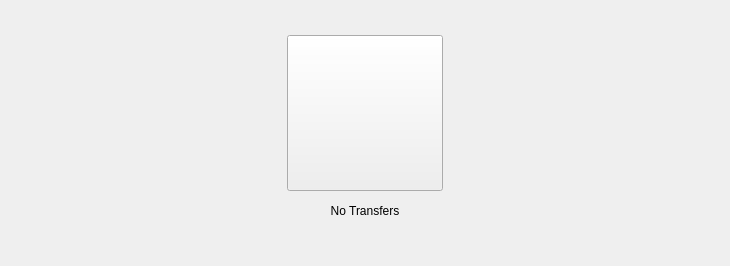
     <widget class="QWidget" name="pNoTransfers">
      <property name="minimumSize">
       <size>
        <width>0</width>
        <height>0</height>
       </size>
      </property>
      <property name="maximumSize">
       <size>
        <width>16777215</width>
        <height>16777215</height>
       </size>
      </property>
      <layout class="QVBoxLayout" name="verticalLayout_6">
       <property name="spacing">
        <number>0</number>
       </property>
       <property name="leftMargin">
        <number>0</number>
       </property>
       <property name="topMargin">
        <number>35</number>
       </property>
       <property name="rightMargin">
        <number>0</number>
       </property>
       <property name="bottomMargin">
        <number>35</number>
       </property>
       <item>
        <widget class="QWidget" name="widget_5" native="true">
         <layout class="QHBoxLayout" name="horizontalLayout_11">
          <property name="leftMargin">
           <number>0</number>
          </property>
          <property name="topMargin">
           <number>0</number>
          </property>
          <property name="rightMargin">
           <number>0</number>
          </property>
          <property name="bottomMargin">
           <number>0</number>
          </property>
          <item>
           <spacer name="horizontalSpacer_13">
            <property name="orientation">
             <enum>Qt::Horizontal</enum>
            </property>
            <property name="sizeHint" stdset="0">
             <size>
              <width>287</width>
              <height>20</height>
             </size>
            </property>
           </spacer>
          </item>
          <item>
           <widget class="QPushButton" name="bNoTransfers">
            <property name="minimumSize">
             <size>
              <width>156</width>
              <height>156</height>
             </size>
            </property>
            <property name="maximumSize">
             <size>
              <width>156</width>
              <height>156</height>
             </size>
            </property>
            <property name="text">
             <string/>
            </property>
            <property name="icon">
             <iconset resource="../Resources_macx.qrc">
              <normaloff>:/images/no_transfers.png</normaloff>:/images/no_transfers.png</iconset>
            </property>
            <property name="iconSize">
             <size>
              <width>156</width>
              <height>156</height>
             </size>
            </property>
           </widget>
          </item>
          <item>
           <spacer name="horizontalSpacer_14">
            <property name="orientation">
             <enum>Qt::Horizontal</enum>
            </property>
            <property name="sizeHint" stdset="0">
             <size>
              <width>287</width>
              <height>20</height>
             </size>
            </property>
           </spacer>
          </item>
         </layout>
        </widget>
       </item>
       <item>
        <widget class="QLabel" name="lNoTransfers">
         <property name="minimumSize">
          <size>
           <width>0</width>
           <height>40</height>
          </size>
         </property>
         <property name="maximumSize">
          <size>
           <width>16777215</width>
           <height>40</height>
          </size>
         </property>
         <property name="text">
          <string>No Transfers</string>
         </property>
         <property name="alignment">
          <set>Qt::AlignCenter</set>
         </property>
         <property name="margin">
          <number>0</number>
         </property>
        </widget>
       </item>
      </layout>
     </widget>
